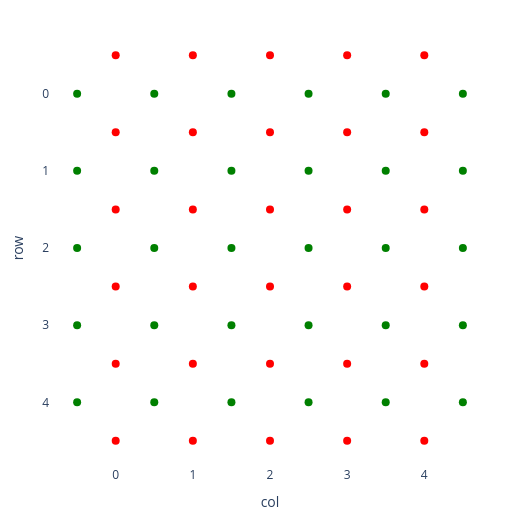
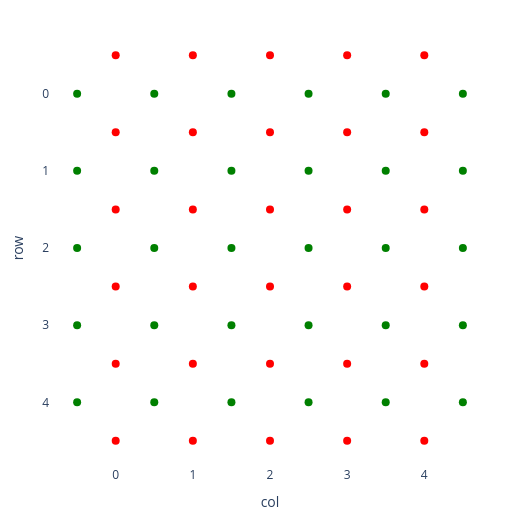

Notebook source saved alongside these figures, in order:
### Code cell
game.visualize()

### Figure 1 — Plotly figure (JSON) as saved in the notebook; plotly's stock layout.template omitted (floating-point values rounded to 4 significant figures)
{"data": [{"hoverinfo": "skip", "marker": {"color": "green", "size": 8}, "mode": "markers", "showlegend": false, "type": "scatter", "x": [0, 0, 0, 0, 0, 1, 1, 1, 1, 1, 2, 2, 2, 2, 2, 3, 3, 3, 3, 3, 4, 4, 4, 4, 4, 5, 5, 5, 5, 5], "y": [0.5, 1.5, 2.5, 3.5, 4.5, 0.5, 1.5, 2.5, 3.5, 4.5, 0.5, 1.5, 2.5, 3.5, 4.5, 0.5, 1.5, 2.5, 3.5, 4.5, 0.5, 1.5, 2.5, 3.5, 4.5, 0.5, 1.5, 2.5, 3.5, 4.5]}, {"hoverinfo": "skip", "marker": {"color": "red", "size": 8}, "mode": "markers", "showlegend": false, "type": "scatter", "x": [0.5, 1.5, 2.5, 3.5, 4.5, 0.5, 1.5, 2.5, 3.5, 4.5, 0.5, 1.5, 2.5, 3.5, 4.5, 0.5, 1.5, 2.5, 3.5, 4.5, 0.5, 1.5, 2.5, 3.5, 4.5, 0.5, 1.5, 2.5, 3.5, 4.5], "y": [0, 0, 0, 0, 0, 1, 1, 1, 1, 1, 2, 2, 2, 2, 2, 3, 3, 3, 3, 3, 4, 4, 4, 4, 4, 5, 5, 5, 5, 5]}], "layout": {"height": 520, "margin": {"b": 50, "l": 50, "r": 30, "t": 30}, "plot_bgcolor": "white", "width": 520, "xaxis": {"range": [-0.3, 5.3], "scaleanchor": "y", "tickmode": "array", "ticktext": ["0", "1", "2", "3", "4"], "tickvals": [0.5, 1.5, 2.5, 3.5, 4.5], "title": {"text": "col"}}, "yaxis": {"autorange": false, "range": [5.3, -0.3], "tickmode": "array", "ticktext": ["0", "1", "2", "3", "4"], "tickvals": [0.5, 1.5, 2.5, 3.5, 4.5], "title": {"text": "row"}}}}

### Figure 2 — Plotly figure (JSON) as saved in the notebook; plotly's stock layout.template omitted (floating-point values rounded to 4 significant figures)
{"data": [{"hoverinfo": "skip", "marker": {"color": "green", "size": 8}, "mode": "markers", "showlegend": false, "type": "scatter", "x": [0, 0, 0, 0, 0, 1, 1, 1, 1, 1, 2, 2, 2, 2, 2, 3, 3, 3, 3, 3, 4, 4, 4, 4, 4, 5, 5, 5, 5, 5], "y": [0.5, 1.5, 2.5, 3.5, 4.5, 0.5, 1.5, 2.5, 3.5, 4.5, 0.5, 1.5, 2.5, 3.5, 4.5, 0.5, 1.5, 2.5, 3.5, 4.5, 0.5, 1.5, 2.5, 3.5, 4.5, 0.5, 1.5, 2.5, 3.5, 4.5]}, {"hoverinfo": "skip", "marker": {"color": "red", "size": 8}, "mode": "markers", "showlegend": false, "type": "scatter", "x": [0.5, 1.5, 2.5, 3.5, 4.5, 0.5, 1.5, 2.5, 3.5, 4.5, 0.5, 1.5, 2.5, 3.5, 4.5, 0.5, 1.5, 2.5, 3.5, 4.5, 0.5, 1.5, 2.5, 3.5, 4.5, 0.5, 1.5, 2.5, 3.5, 4.5], "y": [0, 0, 0, 0, 0, 1, 1, 1, 1, 1, 2, 2, 2, 2, 2, 3, 3, 3, 3, 3, 4, 4, 4, 4, 4, 5, 5, 5, 5, 5]}], "layout": {"height": 520, "margin": {"b": 50, "l": 50, "r": 30, "t": 30}, "plot_bgcolor": "white", "width": 520, "xaxis": {"range": [-0.3, 5.3], "scaleanchor": "y", "tickmode": "array", "ticktext": ["0", "1", "2", "3", "4"], "tickvals": [0.5, 1.5, 2.5, 3.5, 4.5], "title": {"text": "col"}}, "yaxis": {"autorange": false, "range": [5.3, -0.3], "tickmode": "array", "ticktext": ["0", "1", "2", "3", "4"], "tickvals": [0.5, 1.5, 2.5, 3.5, 4.5], "title": {"text": "row"}}}}
